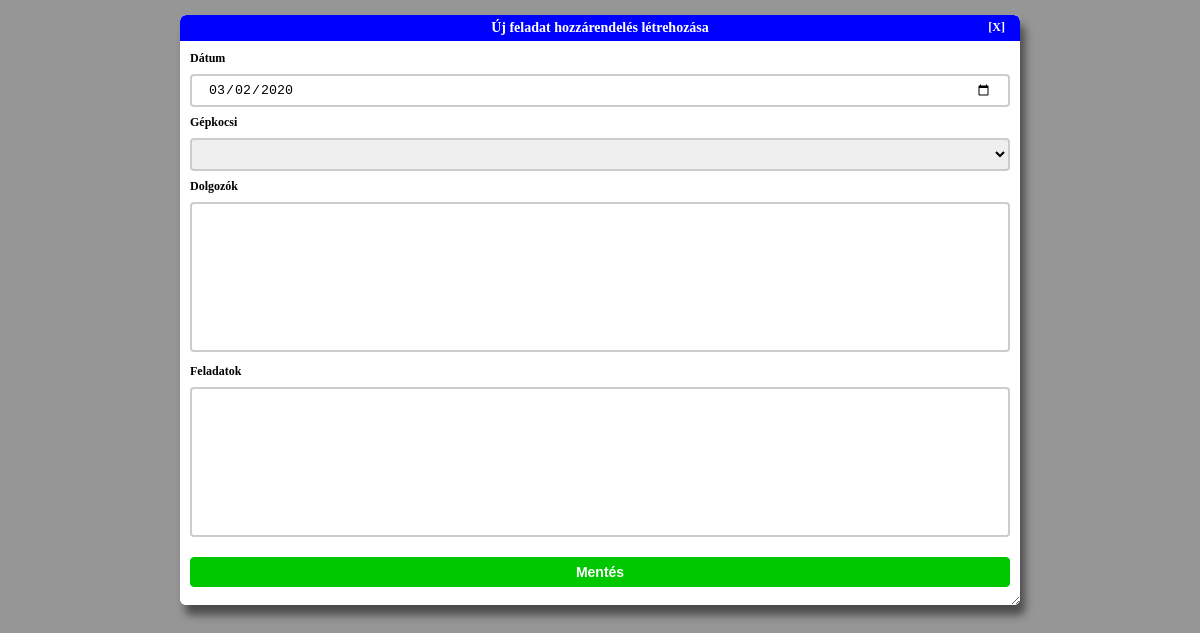
Page /index.php/gkfutas/create/2020-03-02 on the earlier database version.
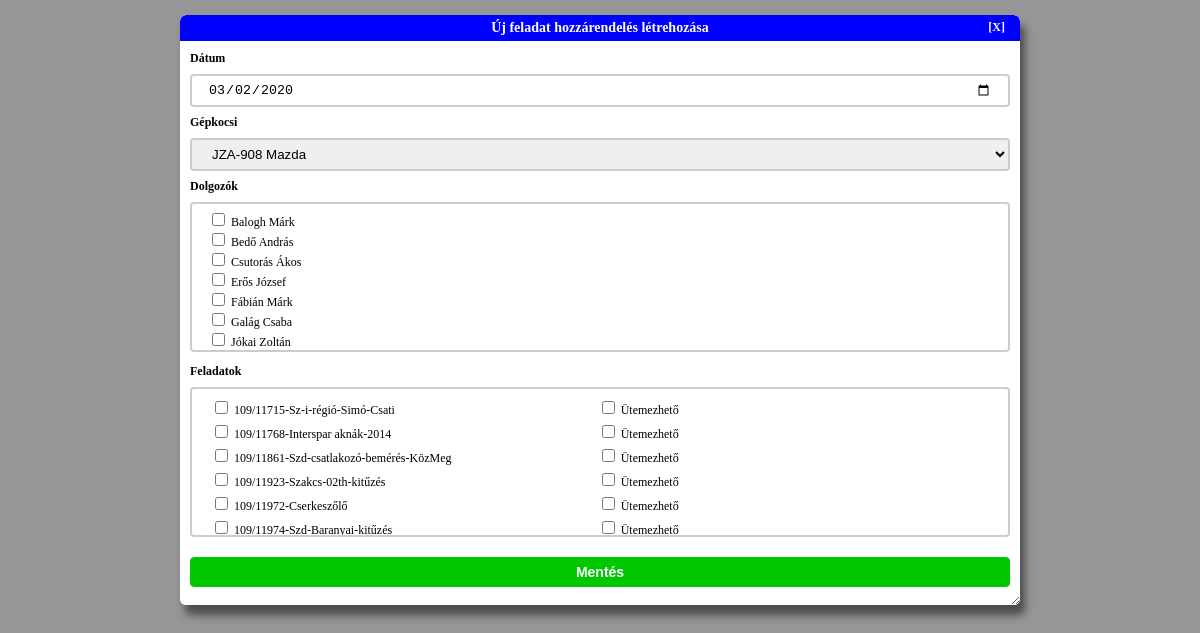
Same page on the later database version.
### tables this page shows
CREATE TABLE k_dolgozo (
	dolgozo_id INTEGER NOT NULL PRIMARY KEY AUTOINCREMENT,
	dolgozo_nev TEXT NOT NULL
);

CREATE TABLE k_feladat (
	feladat_id INTEGER NOT NULL PRIMARY KEY AUTOINCREMENT,
	feladat_leiras TEXT NOT NULL
);

### application/controllers/gkfutas.php (called while the page is built, shortened)
<?php
class Gkfutas extends CI_Controller {
	public function create($datum = NULL) {
		if ($this->form_validation->run('gkfutasok_rules') == FALSE)
    	{
			$headerdata['iscalendarview'] = FALSE;
			$menudata['iscalendarview'] = FALSE;
			$menudata['isadmin'] = $this->session->userdata('isAdmin');
			$data['errors'] = validation_errors();
			if ($datum != NULL) {
				$data['datum'] = $datum;
			}
			$cardata = $this->Kocsik_model->getAllKocsik();
			$data['caroptions'] = array();
			foreach ($cardata as $cardata_item) {
				$data['caroptions'] += [$cardata_item['gk_id'] => $cardata_item['gepkocsi']];
			}
			$data['dolgozolist'] = $this->Dolgozok_model->getAllDolgozok();
			$data['feladatlist'] = $this->Munkak_model->getAllMunkak();
			$partialviews = [
				'header' => $this->load->view('partials/header_view', $headerdata, TRUE),
				'menu' => $this->load->view('partials/menu_view', $menudata, TRUE),
				'content' => $this->load->view('admin/gkfutasok/gkfutasok_create_view', $data, TRUE),
				'footer' => $this->load->view('partials/footer_view', '', TRUE)
			];
        	$this->load->view('public_template_view', $partialviews);
    	}
	}
}

### index.php (called while the page is built, shortened)
<?php
require_once BASEPATH.'core/CodeIgniter.php';

### application/models/Dolgozok_model.php (called while the page is built, shortened)
<?php
class Dolgozok_model extends CI_Model {
    public function getAllDolgozok() {
        $query = $this->db->get('k_dolgozo');
        return $query->result_array();
    }
}
?>

### application/models/Munkak_model.php (called while the page is built, shortened)
<?php
class Munkak_model extends CI_Model {
    public function getAllMunkak() {
        $query = $this->db->get('k_feladat');
        return $query->result_array();
    }
}
?>

### application/views/admin/gkfutasok/gkfutasok_create_view.php (the view, shortened to what this page needs)
<div class="adminform-container">
    <div class="adminform-title">
        <span>Új feladat hozzárendelés létrehozása</span>
        <?php echo(anchor('gkfutas/index','[X]',array('class' => 'cancel-button'))); ?>
    </div>
    <div class="adminform-body">
    <?php
        echo(form_open('gkfutas/create'));
        if (isset($datum)) {
            $datumvalue = $datum;
        } else {
            $datumvalue = set_value('datum');
        }
        echo(form_label('Dátum', 'datum'));
        echo(form_input(array(
            'name' => 'datum',
            'id' => 'datum',
            'type' => 'date',
            'value' => $datumvalue
        )));
        echo(form_label('Gépkocsi', 'gepkocsi'));
        echo(form_dropdown('gepkocsi',$caroptions, set_value('gepkocsi')));
        echo(form_label('Dolgozók', 'dolgozok'));
        echo('<div class="checkbox-list">');
        foreach ($dolgozolist as $dlist_item) {
            echo(form_checkbox(array(
                'name' => 'dolgozok[]',
                'value' => $dlist_item['dolgozo_id'],
                'checked' => FALSE
            )));
            echo($dlist_item['dolgozo_nev'].'<br />');
        }
        echo('</div>');
        echo(form_label('Feladatok', 'feladatok'));
        echo('<div class="checkbox-list">');
        echo('<table class="checkbox-list-table">');
        foreach ($feladatlist as $flist_item) {
            echo('<tr class="checkbox-list-row"><td>');
            echo(form_checkbox(array(
                'name' => 'feladatok[]',
                'value' => $flist_item['feladat_id'],
                'checked' => FALSE
            )));
            echo($flist_item['feladat_leiras']);
            echo('</td><td>');
            echo(form_checkbox(array(
                'name' => 'utemezesek[]',
                'value' => $flist_item['feladat_id'],
                'checked' => FALSE
            )));
            echo('Ütemezhető');
            echo('</td></tr>');
        }
        echo('</table>');
        echo('</div>');
        echo(form_submit(array(
            'name' => 'submit',
            'value' => 'Mentés'
        )));
        echo(form_close());
    ?>
    </div>
</div>

Differences in the rows shown:
added k_dolgozo: dolgozo_nev "Balogh Márk"
added k_dolgozo: dolgozo_nev "Bedő András"
added k_dolgozo: dolgozo_nev "Csutorás Ákos"
added k_dolgozo: dolgozo_nev "Erős József"
added k_dolgozo: dolgozo_nev "Fábián Márk"
added k_dolgozo: dolgozo_nev "Galág Csaba"
added k_dolgozo: dolgozo_nev "Jókai Zoltán"
added k_feladat: feladat_leiras "109/11715-Sz-i-régió-Simó-Csati"
added k_feladat: feladat_leiras "109/11768-Interspar aknák-2014"
added k_feladat: feladat_leiras "109/11861-Szd-csatlakozó-bemérés-KözMeg"
added k_feladat: feladat_leiras "109/11923-Szakcs-02th-kitűzés"
added k_feladat: feladat_leiras "109/11972-Cserkeszőlő"
added k_feladat: feladat_leiras "109/11974-Szd-Baranyai-kitűzés"
Other differences:
form field gepkocsi: (not shown) → "JZA-908 Mazda"
